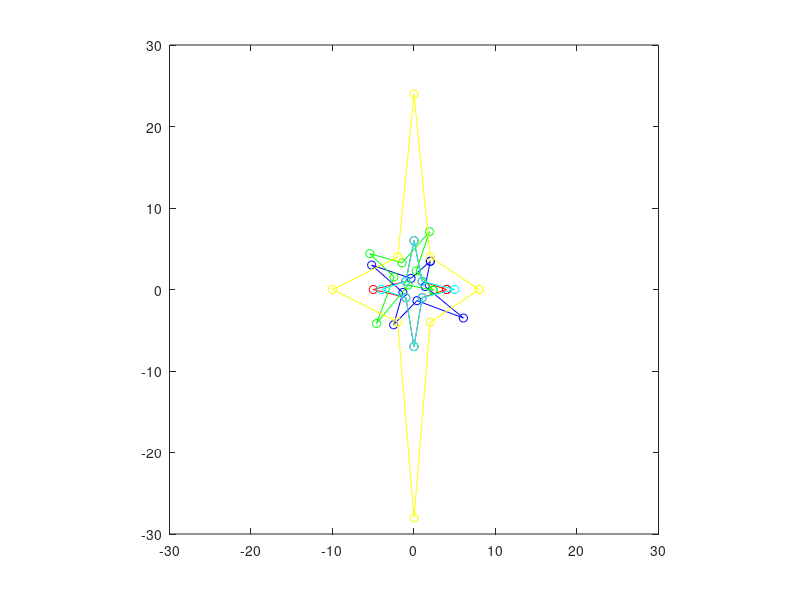

Recreate this plot in MATLAB.
clear;clc;clf;

%%a
point1 = [4, 0]';
point2 = [1, 1]';
point3 = [0, 6]';
point4 = [-1, 1]';
point5 = [-5, 0]';
point6 = [-1, -1]';
point7 = [0, -7]';
point8 = [1, -1]';
point9 = point1;

points = [point1 point2 point3 ...
          point4 point5 point6 ...
          point7 point8 point9];
      
%Plot 
plot(points(1, :), points(2, :), 'r-o')
axis([-30, 30, -30, 30], 'equal');
homopoints=points;
homopoints(3, :)=1;

%%b
hold on
theta2 = 60 * pi / 180;
R2 = [cos(theta2)  -sin(theta2) 0;
      sin(theta2) cos(theta2) 0;
      0           0          1];
pic2 = R2 * homopoints;
plot(pic2(1, :),pic2(2, :), 'b-o')

%%c
x0=3;
y0=3;
theta3 = 30 * pi / 180;
Tf = [1 0 -x0;
      0 1 -y0;
      0 0 1];
Tb = [1 0 x0;
      0 1 y0;
      0 0 1];
R3 = [cos(theta3)  sin(theta3) 0;
      -sin(theta3) cos(theta3) 0;
      0           0          1];
pic3 = Tb* R3 * Tf * homopoints;

hold on
plot(pic3(1, :),pic3(2, :), 'g-o')

%%d
S = [2 0 0;
     0 4 0;
     0 0 1];
pic4 = S * homopoints;
hold on
plot(pic4(1, :),pic4(2, :), 'y-o')

%%e
Reflect = [-1 0 0;
           0 1 0;
           0 0 1];
pic5 = Reflect * homopoints;
hold on
plot(pic5(1, :),pic5(2, :), 'c-o')

%%f
transformationMatrixb = R2
transformationMatrixc = Tb* R2 * Tf
transformationMatrixd = S
transformationMatrixe = Reflect

       
      
